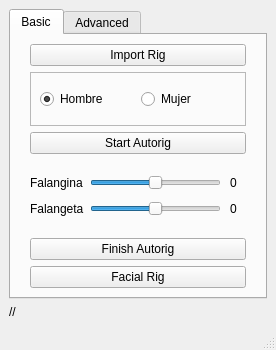
<?xml version="1.0" encoding="UTF-8"?>
<ui version="4.0">
 <class>AutoRig_window</class>
 <widget class="QMainWindow" name="AutoRig_window">
  <property name="enabled">
   <bool>true</bool>
  </property>
  <property name="geometry">
   <rect>
    <x>0</x>
    <y>0</y>
    <width>276</width>
    <height>350</height>
   </rect>
  </property>
  <property name="cursor">
   <cursorShape>ArrowCursor</cursorShape>
  </property>
  <property name="windowTitle">
   <string>MKF - AutoRig</string>
  </property>
  <widget class="QWidget" name="centralwidget">
   <layout class="QVBoxLayout" name="verticalLayout">
    <item>
     <widget class="QTabWidget" name="widget_tabs">
      <property name="cursor">
       <cursorShape>ArrowCursor</cursorShape>
      </property>
      <property name="autoFillBackground">
       <bool>false</bool>
      </property>
      <property name="styleSheet">
       <string notr="true"/>
      </property>
      <property name="currentIndex">
       <number>0</number>
      </property>
      <widget class="QWidget" name="lyt_horizontal_Basic_tab">
       <attribute name="title">
        <string>Basic</string>
       </attribute>
       <layout class="QVBoxLayout" name="verticalLayout_2">
        <item>
         <layout class="QVBoxLayout" name="lyt_vertical_basicTab">
          <property name="leftMargin">
           <number>10</number>
          </property>
          <property name="topMargin">
           <number>0</number>
          </property>
          <property name="rightMargin">
           <number>10</number>
          </property>
          <item>
           <widget class="QPushButton" name="btn_importRig">
            <property name="text">
             <string>Import Rig</string>
            </property>
           </widget>
          </item>
          <item>
           <widget class="QFrame" name="frame">
            <property name="frameShape">
             <enum>QFrame::StyledPanel</enum>
            </property>
            <property name="frameShadow">
             <enum>QFrame::Raised</enum>
            </property>
            <layout class="QHBoxLayout" name="horizontalLayout_2">
             <item>
              <widget class="QRadioButton" name="rdo_hombre_2">
               <property name="text">
                <string>Hombre</string>
               </property>
               <property name="checked">
                <bool>true</bool>
               </property>
              </widget>
             </item>
             <item>
              <widget class="QRadioButton" name="rdo_mujer_2">
               <property name="text">
                <string>Mujer</string>
               </property>
              </widget>
             </item>
            </layout>
           </widget>
          </item>
          <item>
           <widget class="QPushButton" name="btn_startAutorig">
            <property name="text">
             <string>Start Autorig</string>
            </property>
           </widget>
          </item>
          <item>
           <spacer name="verticalSpacer_2">
            <property name="orientation">
             <enum>Qt::Vertical</enum>
            </property>
            <property name="sizeType">
             <enum>QSizePolicy::Maximum</enum>
            </property>
            <property name="sizeHint" stdset="0">
             <size>
              <width>13</width>
              <height>13</height>
             </size>
            </property>
           </spacer>
          </item>
          <item>
           <layout class="QHBoxLayout" name="lyt_horizontal_falangina">
            <property name="spacing">
             <number>0</number>
            </property>
            <property name="sizeConstraint">
             <enum>QLayout::SetDefaultConstraint</enum>
            </property>
            <item>
             <widget class="QLabel" name="lbl_falangina">
              <property name="sizePolicy">
               <sizepolicy hsizetype="Preferred" vsizetype="Fixed">
                <horstretch>0</horstretch>
                <verstretch>0</verstretch>
               </sizepolicy>
              </property>
              <property name="text">
               <string>Falangina  </string>
              </property>
             </widget>
            </item>
            <item>
             <widget class="QSlider" name="slider_falangina">
              <property name="autoFillBackground">
               <bool>false</bool>
              </property>
              <property name="minimum">
               <number>-180</number>
              </property>
              <property name="maximum">
               <number>180</number>
              </property>
              <property name="pageStep">
               <number>20</number>
              </property>
              <property name="orientation">
               <enum>Qt::Horizontal</enum>
              </property>
              <property name="invertedControls">
               <bool>false</bool>
              </property>
              <property name="tickPosition">
               <enum>QSlider::NoTicks</enum>
              </property>
              <property name="tickInterval">
               <number>1</number>
              </property>
             </widget>
            </item>
            <item>
             <widget class="QLabel" name="lbl_falangina_int">
              <property name="minimumSize">
               <size>
                <width>25</width>
                <height>20</height>
               </size>
              </property>
              <property name="maximumSize">
               <size>
                <width>25</width>
                <height>20</height>
               </size>
              </property>
              <property name="font">
               <font>
                <weight>50</weight>
                <bold>false</bold>
               </font>
              </property>
              <property name="text">
               <string>0</string>
              </property>
              <property name="alignment">
               <set>Qt::AlignCenter</set>
              </property>
             </widget>
            </item>
           </layout>
          </item>
          <item>
           <layout class="QHBoxLayout" name="lyt_horizontal_falangeta">
            <property name="spacing">
             <number>0</number>
            </property>
            <item>
             <widget class="QLabel" name="lbl_falangeta">
              <property name="sizePolicy">
               <sizepolicy hsizetype="Preferred" vsizetype="Fixed">
                <horstretch>0</horstretch>
                <verstretch>0</verstretch>
               </sizepolicy>
              </property>
              <property name="frameShape">
               <enum>QFrame::NoFrame</enum>
              </property>
              <property name="frameShadow">
               <enum>QFrame::Sunken</enum>
              </property>
              <property name="text">
               <string>Falangeta  </string>
              </property>
              <property name="textFormat">
               <enum>Qt::PlainText</enum>
              </property>
              <property name="scaledContents">
               <bool>false</bool>
              </property>
              <property name="alignment">
               <set>Qt::AlignCenter</set>
              </property>
             </widget>
            </item>
            <item>
             <widget class="QSlider" name="slider_falangeta">
              <property name="minimum">
               <number>-180</number>
              </property>
              <property name="maximum">
               <number>180</number>
              </property>
              <property name="pageStep">
               <number>20</number>
              </property>
              <property name="orientation">
               <enum>Qt::Horizontal</enum>
              </property>
             </widget>
            </item>
            <item>
             <widget class="QLabel" name="lbl_falangeta_int">
              <property name="sizePolicy">
               <sizepolicy hsizetype="Fixed" vsizetype="Fixed">
                <horstretch>0</horstretch>
                <verstretch>0</verstretch>
               </sizepolicy>
              </property>
              <property name="minimumSize">
               <size>
                <width>25</width>
                <height>20</height>
               </size>
              </property>
              <property name="maximumSize">
               <size>
                <width>20</width>
                <height>20</height>
               </size>
              </property>
              <property name="text">
               <string>0</string>
              </property>
              <property name="alignment">
               <set>Qt::AlignCenter</set>
              </property>
             </widget>
            </item>
           </layout>
          </item>
          <item>
           <spacer name="verticalSpacer">
            <property name="orientation">
             <enum>Qt::Vertical</enum>
            </property>
            <property name="sizeType">
             <enum>QSizePolicy::Maximum</enum>
            </property>
            <property name="sizeHint" stdset="0">
             <size>
              <width>16</width>
              <height>13</height>
             </size>
            </property>
           </spacer>
          </item>
          <item>
           <widget class="QPushButton" name="btn_finishAutorig">
            <property name="text">
             <string>Finish Autorig</string>
            </property>
           </widget>
          </item>
          <item>
           <widget class="QPushButton" name="btn_facialRig">
            <property name="text">
             <string>Facial Rig</string>
            </property>
           </widget>
          </item>
         </layout>
        </item>
       </layout>
      </widget>
      <widget class="QWidget" name="lyt_horizontal_Advanced_Tab">
       <attribute name="title">
        <string>Advanced</string>
       </attribute>
       <layout class="QVBoxLayout" name="verticalLayout_4">
        <item>
         <layout class="QVBoxLayout" name="lyt_horizontal_Advanced_Tab_2">
          <item>
           <widget class="QPushButton" name="btn_apply">
            <property name="text">
             <string>Apply</string>
            </property>
           </widget>
          </item>
          <item>
           <widget class="QPushButton" name="btn_reset">
            <property name="text">
             <string>Reset</string>
            </property>
           </widget>
          </item>
         </layout>
        </item>
       </layout>
      </widget>
     </widget>
    </item>
    <item>
     <widget class="QLabel" name="lbl_status">
      <property name="text">
       <string>//</string>
      </property>
     </widget>
    </item>
   </layout>
  </widget>
  <widget class="QMenuBar" name="menubar">
   <property name="geometry">
    <rect>
     <x>0</x>
     <y>0</y>
     <width>276</width>
     <height>21</height>
    </rect>
   </property>
  </widget>
  <widget class="QStatusBar" name="statusbar"/>
 </widget>
 <resources/>
 <connections>
  <connection>
   <sender>slider_falangeta</sender>
   <signal>valueChanged(int)</signal>
   <receiver>lbl_falangeta_int</receiver>
   <slot>setNum(int)</slot>
   <hints>
    <hint type="sourcelabel">
     <x>188</x>
     <y>177</y>
    </hint>
    <hint type="destinationlabel">
     <x>307</x>
     <y>177</y>
    </hint>
   </hints>
  </connection>
  <connection>
   <sender>slider_falangina</sender>
   <signal>valueChanged(int)</signal>
   <receiver>lbl_falangina_int</receiver>
   <slot>setNum(int)</slot>
   <hints>
    <hint type="sourcelabel">
     <x>182</x>
     <y>146</y>
    </hint>
    <hint type="destinationlabel">
     <x>302</x>
     <y>146</y>
    </hint>
   </hints>
  </connection>
 </connections>
</ui>
